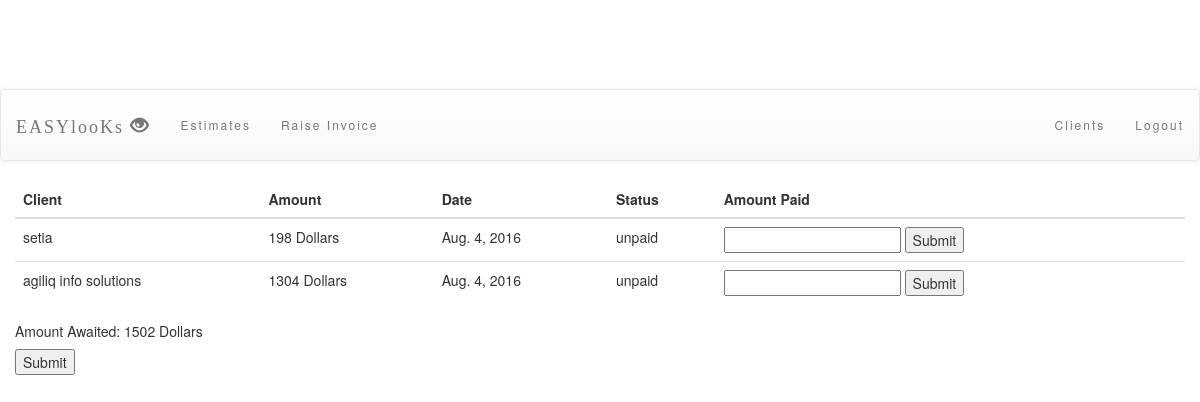
The app's page /invoice/estimates/ (signed in), older data.
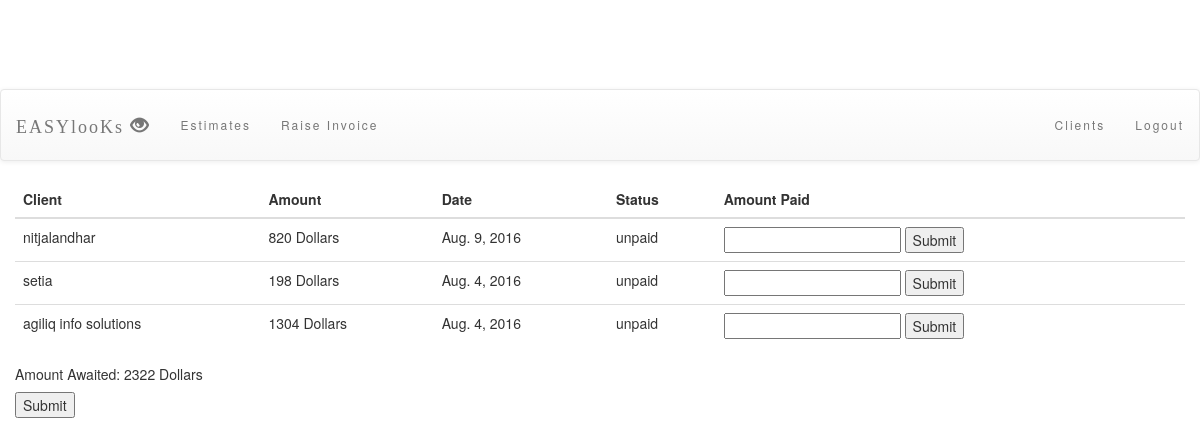
The same page, newer data.
### invoiceapp/models.py (models this page shows, shortened)
class Invoice(models.Model):
    user = models.ForeignKey(User,default=1)
    client = models.ForeignKey(Client,on_delete=models.CASCADE,default="")
    raise_for = models.CharField(max_length=200)
    raised_by = models.CharField(max_length=50,default='')
    email_to = models.EmailField(default='xyz@yahoo.com')
    description_of_items = models.CharField(max_length=150)
    currency = models.CharField(max_length=10)
    cost = models.IntegerField(default=100)
    quantity = models.IntegerField(default=1)
    date_created = models.DateField(auto_now=False,auto_now_add=True)
    message =  models.TextField(max_length=500,default='Hey! Attatched along is your Invoice')

### invoiceapp/views.py (the view)
def Estimates(request):
    if not request.user.is_authenticated():
        return render(request,'invoiceapp/login.html',{'message':'Login First'})
    template_name = 'invoiceapp/estimates.html'
    all_invoices = Invoice.objects.filter(user=request.user).order_by('-pk')
    total = 0
    for invoice in all_invoices:
        total = total + invoice.cost
    return render(request,template_name,{'all_invoices':all_invoices,'amount':total})

### invoiceapp/templates/invoiceapp/estimates.html (shortened to what this page needs)
<!DOCTYPE html>
<html lang="en">
<head>
    {% load staticfiles %}
    <link rel="stylesheet" type="text/css" href="{% static 'invoiceapp/style.css' %}"/>
	<link rel="stylesheet" href="https://maxcdn.bootstrapcdn.com/bootstrap/3.3.6/css/bootstrap.min.css">
	<link rel="stylesheet" href="https://maxcdn.bootstrapcdn.com/bootstrap/3.3.6/css/bootstrap-theme.min.css">
</head>
<body id="body">
<div id="index_page_header">EASYlooKs<span style="font-size: medium"><sup>cloud</sup><sub>InvoiCing</sub></span></div>
  <nav class="navbar navbar-default" id="navbar">
         <div class="container-fluid">
           <div class="navbar-header">
            <a href="{% url 'invoiceapp:index' %}" class="navbar-brand">EASYlooKs <span class="glyphicon glyphicon-eye-open"></span></a>
           </div>
    <div>
        <ul class="nav navbar-nav">
            <li><a href="{% url 'invoiceapp:estimates' %}" class="active">Estimates</a></li>
            <li><a href="{% url 'invoiceapp:raiseinvoice' %}">Raise Invoice </a></li>
        </ul>
        <ul class="nav navbar-nav navbar-right">
            <li><a href="{% url 'invoiceapp:client' %}" class="active">Clients</a></li>
            <li><a href="{% url 'invoiceapp:logout' %}" class="active">Logout</a></li>
        </ul>
    </div>
         </div>
  </nav>
<div class="container-fluid">
<table class="table">
    <thead>
        <tr>
            <th>Client</th>
            <th>Amount</th>
            <th>Date</th>
            <th>Status</th>
            <th> Amount Paid</th>
        </tr>
    </thead>
    <tbody>
      {% for invoice in all_invoices %}
          <tr>
              <td>{{ invoice.raise_for }}</td>
              <td>{{ invoice.cost }}&nbsp;{{ invoice.currency }}</td>
              <td>{{ invoice.date_created }}</td>
              <td>
                  {% if invoice.cost == 0 %}
                       paid
                  {% else %}
                       unpaid
                  {% endif %}
              </td>
           <td>
              <form action = "{% url 'invoiceapp:changestatus' invoice.id %}" method="post">
                  <input type="text" name="amount" maxlength="15"/>
                  <input type="submit" value="Submit"/>
              </form>
          </td>
          </tr>
      {% endfor %}
    </tbody>
</table>
<h5>Amount Awaited: {{ amount }} Dollars</h5>
<form action = "{% url 'invoiceapp:updateaccount' 19 %}" method="post">
                  <input type="submit" value="Submit"/>
              </form>
</div>
</body>
</html>

Row changes from the older to the newer data that the page shows:
added Invoice: raise_for "nitjalandhar", cost "820", currency "Dollars", date_created "Aug. 9, 2016", shows "unpaid"
Text that changed along with them:
{{ amount }}: "1502" → "2322"
